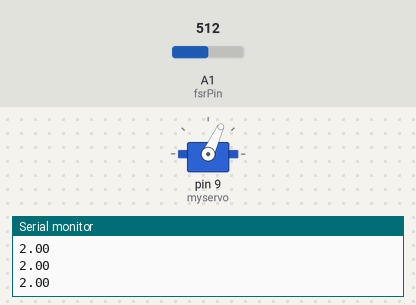
Simulated run of this sketch. Board: Arduino Uno, built with avr-gcc and run on an emulated ATmega328P. On the bench: servo, the last lines printed to the serial monitor. The inputs (shaded band) are chosen by the test bench; at power-on: A1 (fsrPin) = 512.

Above: at 1.2 s.
1.3 s: A1 (fsrPin) set to 716
At 2.5 s:
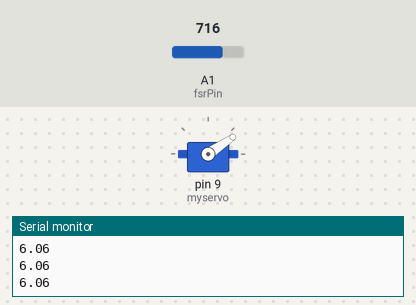
2.8 s: A1 (fsrPin) set to 511
At 3.8 s:
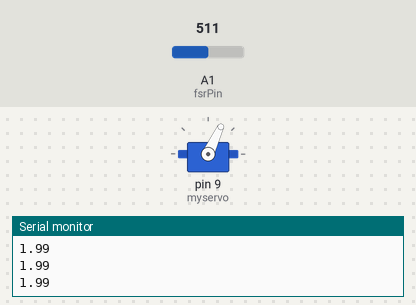
Timing chart, 0 to 5.8 s (numbered marks = the images above; inputs shaded):
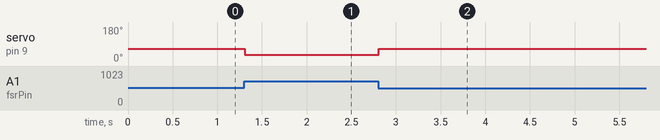

The sketch:

force_servo_control_modify2.ino
```cpp
#include <Servo.h>
Servo myservo;


int fsrPin = 1;
double fsrReading;


void setup()
{
  myservo.attach(9);
  Serial.begin(9600);
}

void loop()
{
  double pos = 80.00;
  fsrReading = analogRead(fsrPin);
  double force = (15.311 * exp(0.005199 * fsrReading) * 9.8 * 0.001 - 0.15) * 10;
  Serial.println(force / 10);
   pos = 80.00 - force * 0.75;
   if(pos<=20)
   pos=20;
   myservo.write(pos);
}
```

Measured:
- after the input at 1.3 s, servo on pin 9 (myservo): 65° → 34° at once
- after the input at 2.8 s, servo on pin 9 (myservo): 34° → 65° at once
